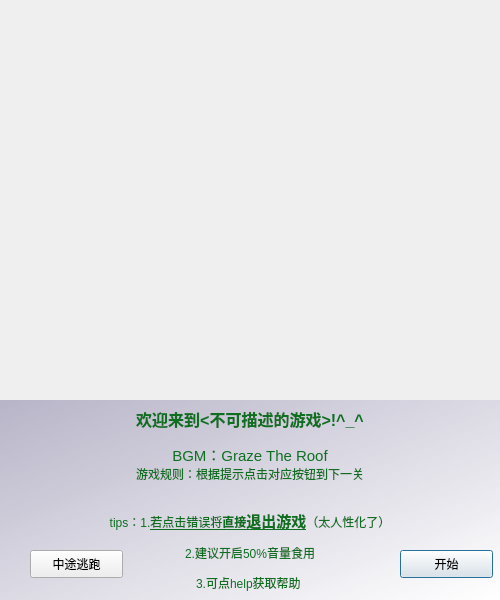
<?xml version="1.0" encoding="UTF-8"?>
<ui version="4.0">
 <class>Dialog</class>
 <widget class="QDialog" name="Dialog">
  <property name="enabled">
   <bool>true</bool>
  </property>
  <property name="geometry">
   <rect>
    <x>0</x>
    <y>0</y>
    <width>500</width>
    <height>600</height>
   </rect>
  </property>
  <property name="minimumSize">
   <size>
    <width>458</width>
    <height>300</height>
   </size>
  </property>
  <property name="cursor">
   <cursorShape>OpenHandCursor</cursorShape>
  </property>
  <property name="mouseTracking">
   <bool>false</bool>
  </property>
  <property name="windowTitle">
   <string>不可描述的游戏</string>
  </property>
  <property name="modal">
   <bool>false</bool>
  </property>
  <widget class="QLabel" name="label">
   <property name="geometry">
    <rect>
     <x>0</x>
     <y>0</y>
     <width>500</width>
     <height>400</height>
    </rect>
   </property>
   <property name="minimumSize">
    <size>
     <width>461</width>
     <height>201</height>
    </size>
   </property>
   <property name="text">
    <string>&lt;html&gt;&lt;head/&gt;&lt;body&gt;&lt;p&gt;&lt;img src=&quot;:/images/p1.jpg&quot;/&gt;&lt;/p&gt;&lt;/body&gt;&lt;/html&gt;</string>
   </property>
  </widget>
  <widget class="QPushButton" name="pushButton">
   <property name="geometry">
    <rect>
     <x>400</x>
     <y>550</y>
     <width>93</width>
     <height>28</height>
    </rect>
   </property>
   <property name="styleSheet">
    <string notr="true"/>
   </property>
   <property name="text">
    <string>开始</string>
   </property>
  </widget>
  <widget class="QPushButton" name="pushButton_2">
   <property name="geometry">
    <rect>
     <x>30</x>
     <y>550</y>
     <width>93</width>
     <height>28</height>
    </rect>
   </property>
   <property name="text">
    <string>中途逃跑</string>
   </property>
  </widget>
  <widget class="QLabel" name="label_2">
   <property name="geometry">
    <rect>
     <x>0</x>
     <y>400</y>
     <width>500</width>
     <height>200</height>
    </rect>
   </property>
   <property name="styleSheet">
    <string notr="true">color: rgb(14, 111, 33);
background-color: rgb(145, 145, 145);
background-color: qlineargradient(spread:pad, x1:0, y1:0, x2:1, y2:1, stop:0 rgba(175, 171, 194, 220), stop:1 rgba(255, 255, 255, 255));</string>
   </property>
   <property name="text">
    <string>&lt;html&gt;&lt;head/&gt;&lt;body&gt;&lt;p align=&quot;center&quot;&gt;&lt;span style=&quot; font-size:12pt; font-weight:600;&quot;&gt;欢迎来到&amp;lt;不可描述的游戏&amp;gt;!^_^&lt;/span&gt;&lt;/p&gt;&lt;p align=&quot;center&quot;&gt;&lt;span style=&quot; font-size:11pt;&quot;&gt;BGM：Graze The Roof&lt;/span&gt;&lt;br/&gt;游戏规则：根据提示点击对应按钮到下一关&lt;/p&gt;&lt;p align=&quot;center&quot;&gt;&lt;br/&gt;tips：1.&lt;span style=&quot; text-decoration: underline;&quot;&gt;若点击错误将&lt;/span&gt;&lt;span style=&quot; font-weight:600; text-decoration: underline;&quot;&gt;直接&lt;/span&gt;&lt;span style=&quot; font-size:11pt; font-weight:600; text-decoration: underline;&quot;&gt;退出游戏&lt;/span&gt;（太人性化了）&lt;/p&gt;&lt;p align=&quot;center&quot;&gt;2.建议开启50%音量食用&lt;/p&gt;&lt;p align=&quot;center&quot;&gt;3.可点help获取帮助 &lt;/p&gt;&lt;/body&gt;&lt;/html&gt;</string>
   </property>
  </widget>
  <zorder>label_2</zorder>
  <zorder>label</zorder>
  <zorder>pushButton</zorder>
  <zorder>pushButton_2</zorder>
 </widget>
 <layoutdefault spacing="6" margin="11"/>
 <resources/>
 <connections/>
</ui>
